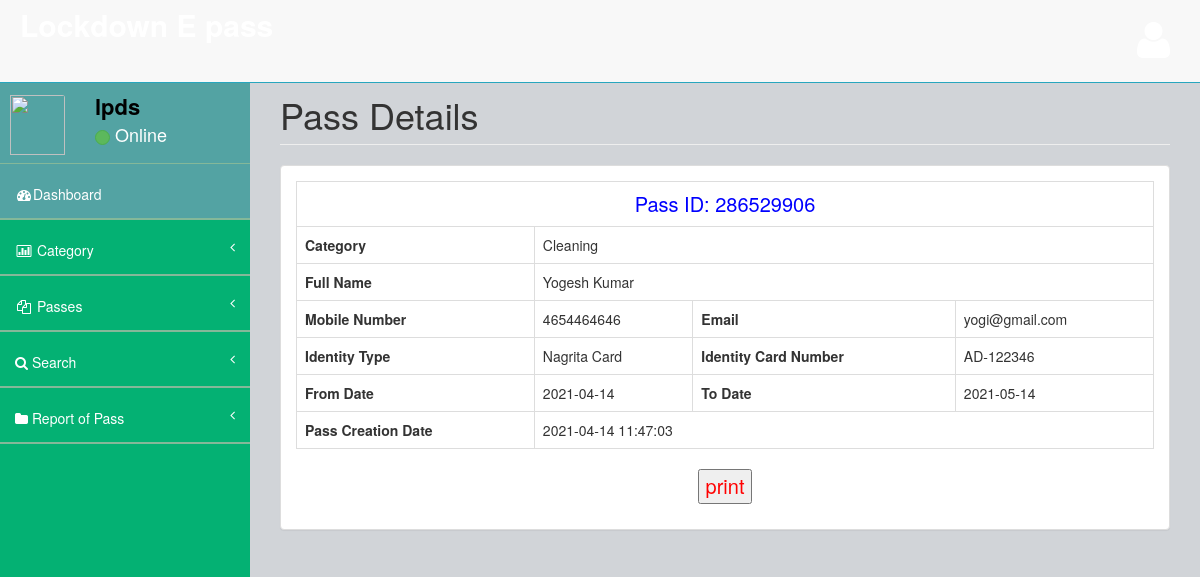
/admin/view-pass-detail.php?viewid=1 (signed in), run on the app's committed database.
### tables this page shows
CREATE TABLE `tblpass` (
    `ID` int(10) NOT NULL,
    `PassNumber` varchar(200) DEFAULT NULL,
    `FullName` varchar(200) DEFAULT NULL,
    `ContactNumber` bigint(10) DEFAULT NULL,
    `Email` varchar(200) DEFAULT NULL,
    `IdentityType` varchar(200) DEFAULT NULL,
    `IdentityCardno` varchar(200) DEFAULT NULL,
    `Category` varchar(100) DEFAULT NULL,
    `FromDate` varchar(200) DEFAULT NULL,
    `ToDate` varchar(200) DEFAULT NULL,
    `PasscreationDate` timestamp NULL DEFAULT current_timestamp()
  );

### admin/view-pass-detail.php (the view, shortened to what this page needs)
<?php
include('includes/dbconnection.php');
if (strlen($_SESSION['cpmsaid']==0)) {
  header('location:logout.php');
  } else{
?>
<!DOCTYPE html>
<html>
<head>
    <link href="assets/plugins/bootstrap/bootstrap.css" rel="stylesheet" />
    <link href="assets/font-awesome/css/font-awesome.css" rel="stylesheet" />
    <link href="assets/plugins/pace/pace-theme-big-counter.css" rel="stylesheet" />
   <link href="assets/css/style.css" rel="stylesheet" />
      <link href="assets/css/main-style.css" rel="stylesheet" />
</head>
<body>
    <div id="wrapper">
      <?php include_once('includes/header.php');?>
        <?php include_once('includes/sidebar.php');?>
          <div id="page-wrapper">
            <div class="row">
                <div class="col-lg-12">
                    <h1 class="page-header">Pass Details</h1>
                </div>
            </div>
            <div class="row">
                <div class="col-lg-12">
                    <div class="panel panel-default">
                        <div class="panel-body">
                            <div class="row" id="divToPrint">
                                <div class="col-lg-12">
                                   <?php
$vid=$_GET['viewid'];
$sql="SELECT * from  tblpass where ID=$vid";
$query = $dbh -> prepare($sql);
$query->execute();
$results=$query->fetchAll(PDO::FETCH_OBJ);
$cnt=1;
if($query->rowCount() > 0)
{
foreach($results as $row)
{               ?>
                                    <table border="1" class="table table-bordered" >
                                    <tr align="center">
<td colspan="6" style="font-size:20px;color:blue">
 Pass ID: <?php  echo ($row->PassNumber);?></td></tr>
   <tr>
        <th scope>Category</th>
    <td colspan="3"><?php  echo ($row->Category);?></td>
  </tr>
  <tr>
    <th scope>Full Name</th>
    <td colspan="3"><?php  echo ($row->FullName);?></td>
  </tr>
  <tr>
    <th scope>Mobile Number</th>
    <td><?php  echo ($row->ContactNumber);?></td>
    <th scope>Email</th>
    <td><?php  echo ($row->Email);?></td>
  </tr>
<tr>
    <th scope>Identity Type</th>
    <td><?php  echo ($row->IdentityType);?></td>
    <th scope>Identity Card Number</th>
    <td><?php  echo ($row->IdentityCardno);?></td>
  </tr>
<tr>
    <th scope>From Date</th>
    <td><?php  echo ($row->FromDate);?></td>
    <th scope>To Date</th>
    <td><?php  echo ($row->ToDate);?></td>
  </tr>
  <tr>
    <th scope>Pass Creation Date</th>
    <td colspan="3"><?php  echo ($row->PasscreationDate);?></td>
  </tr>
   <?php $cnt=$cnt+1;}} ?>
   </table>
   <p style="text-align: center;font-size: 20px;color: red">
  <input type="button" value="print" onclick="PrintDiv();" /></p>
                                </div>
                            </div>
                        </div>
                    </div>
                </div>
            </div>
        </div>
    </div>
</body>
</html>
<?php }  ?>

### admin/includes/sidebar.php (shortened to what this page needs)
<?php
include('includes/dbconnection.php');
?>
        <nav class="navbar-default navbar-static-side" role="navigation">
            <div class="sidebar-collapse">
                <ul class="nav" id="side-menu">
                    <li>
                        <div class="user-section">
                            <div class="user-section-inner">
                                <img src="assets/img/user.jpg" alt="">
                            </div>
                            <div class="user-info">
                                <?php
$aid=$_SESSION['cpmsaid'];
$sql="SELECT AdminName from  tbladmin where ID=:aid";
$query = $dbh -> prepare($sql);
$query->bindParam(':aid',$aid,PDO::PARAM_STR);
$query->execute();
$results=$query->fetchAll(PDO::FETCH_OBJ);
$cnt=1;
if($query->rowCount() > 0)
{
foreach($results as $row)
{               ?>
                                <div><strong><?php  echo $row->AdminName;?></strong></div>
                                <div class="user-text-online">
                                    <span class="user-circle-online btn btn-success btn-circle "></span>&nbsp;Online
                                </div>
                            </div>
                            <?php $cnt=$cnt+1;}} ?>
                        </div>
                    </li>
                    <li class="selected">
                        <a href="dashboard.php"><i class="fa fa-dashboard fa-fw"></i>Dashboard</a>
                    </li>
                    <li>
                        <a href="#"><i class="fa fa-bar-chart-o fa-fw"></i> Category<span class="fa arrow"></span></a>
                    </li>
                    <li>
                        <a href="#"><i class="fa fa-files-o fa-fw"></i> Passes<span class="fa arrow"></span></a>
                    </li>
                    <li>
                        <a href="search-pass.php"><i class="fa fa-search"></i>  Search<span class="fa arrow"></span></a>
                        </li>
                        <li>
                        <a href="pass-bwdates-report.php"><i class="fa fa-folder"></i>  Report of Pass<span class="fa arrow"></span></a>
                        </li>
                </ul>
            </div>
        </nav>

### admin/assets/css/style.css (style rules this page uses)
body { background-color: #f8f8f8; }
#wrapper { width: 100%; margin-top: 55px!important; background-color:#04B173; }
#page-wrapper { padding: 0 15px; min-height: 568px; background-color:rgb(209, 212, 216); }
.navbar-static-side ul li { border-bottom:1px solid #84B899 !important; }
.arrow { float: right; }
.fa.arrow:before { content: "\f104"; }
@media (min-width:768px) { .navbar-static-side { z-index: 1; position: absolute; width: 250px; } }
.btn-circle { width: 30px; height: 30px; padding: 6px 0; border-radius: 15px; text-align: center; font-size: 12px; line-height: 1.428571429; }

### admin/assets/css/main-style.css (style rules this page uses)
.user-section-inner { height: 65px; width: 65px; -moz-border-radius: 3px; -webkit-border-radius: 3px; border-radius: 3px; overflow: hidden; display: inline-block; float: left; margin-right: 15px; margin-top: 20px; }
.user-section-inner img { margin-left:10px; width:55px; height:60px; }
.user-info { display: block; color:#000!important; display: inline-block; padding: 15px; margin-bottom: 0px }
.user-text-online { font-size:18px; color:#fff }
.user-circle-online { width: 15px!important; height: 15px!important; }
.nav > li > a { padding: 20px 15px; }
#side-menu { background-color:#04B173; }
#side-menu a { color:#fff; border-bottom: 1px solid #84B899 !important; height: 55px; }
.selected { background-color:rgb(83, 163, 163); }
.navbar-default { border-color: #27A6BE; }
@media (min-width:768px) { #page-wrapper { position: inherit; margin: 0 0 0 250px; padding: 0 30px; min-height: 1000px; } }

### data on the page
tblpass: PassNumber "286529906", Category "Cleaning", FullName "Yogesh Kumar", ContactNumber "4654464646", Email "yogi@gmail.com", IdentityType "Nagrita Card", IdentityCardno "AD-122346", FromDate "2021-04-14", ToDate "2021-05-14", PasscreationDate "2021-04-14 11:47:03"

### other printed values
$row->AdminName "lpds"
